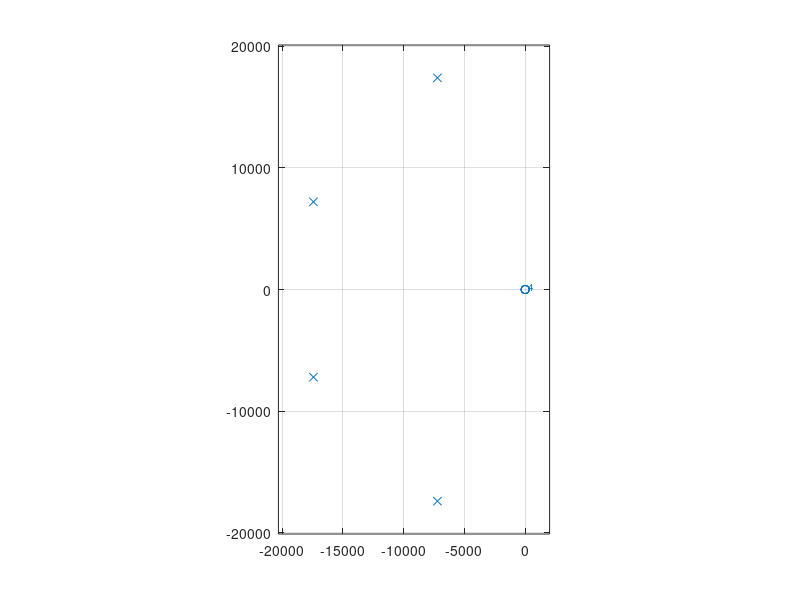
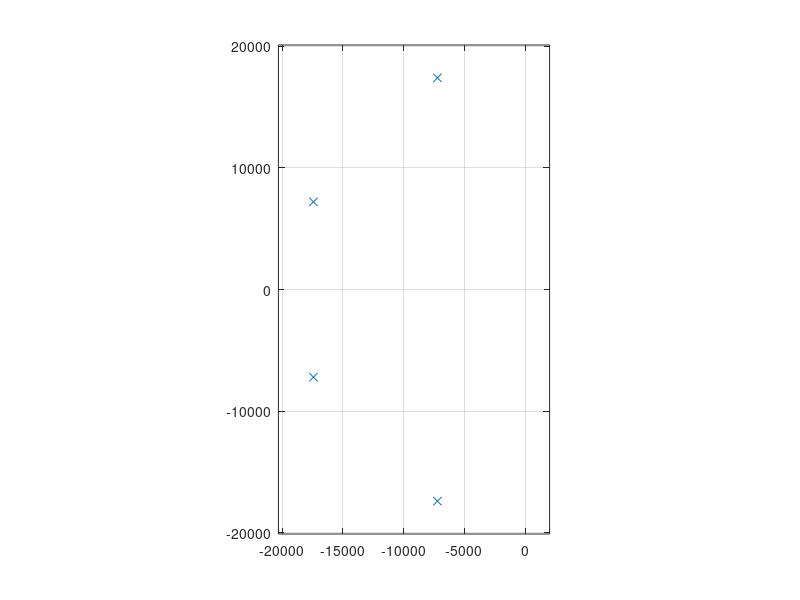

Source code (MATLAB) for these figures, in order: (Note: this script raises an error after producing the figures.)
%%% Lab 4 MATLAB Code %%%

task = 1.6;



if task == 1.3
    p = [2 4 6];
    wc = 2*pi*3e3;

    poles = [];
    
    for i = p
        [B, A] =  butter(i, wc, 's');
        poles = [poles; roots(A); 0]; % the 0 in the vector separates each set of poles
    
    end
elseif task >= 1.5 && task < 2
    p = 4;
    wc = 2*pi*3e3;

    [B,A] = butter(p,wc,'s');

    figure(1);
    zplane(B,A);

    B1 = [0,0,0,wc^2];
    A1 = [0,1,0.7654*wc,wc^2];
    B2 = B1;
    A2 = [0,1,1.8478*wc,wc^2];
    A_conv = conv(A1,A2);
    B_conv = conv(B1,B2);
    figure(2);
    zplane(B_conv(3:7),A_conv(3:7));

    if task == 1.6
        figure(3);

        % this creates a row vector of equally spaced points from 10^param1
        % to 10^param2 with param3 number of points
        f = logspace(0, 5, 500);

        % this returns the frequency response vector H and w is the points
        % H is evaluated at on the graph in rad/s
        [H,w] = freqs(B,A,2*pi*f);

        % this is the function used to plot on a logarithmic scale
        semilogx(f, 20*log10(abs(H)));

        % label the plot axes
        title('Bode Frequency Plot (T1.6)');
        xlabel('Frequency in Hz');
        ylabel('Magnitude response in dB');
    end
elseif task > 2
    
end
